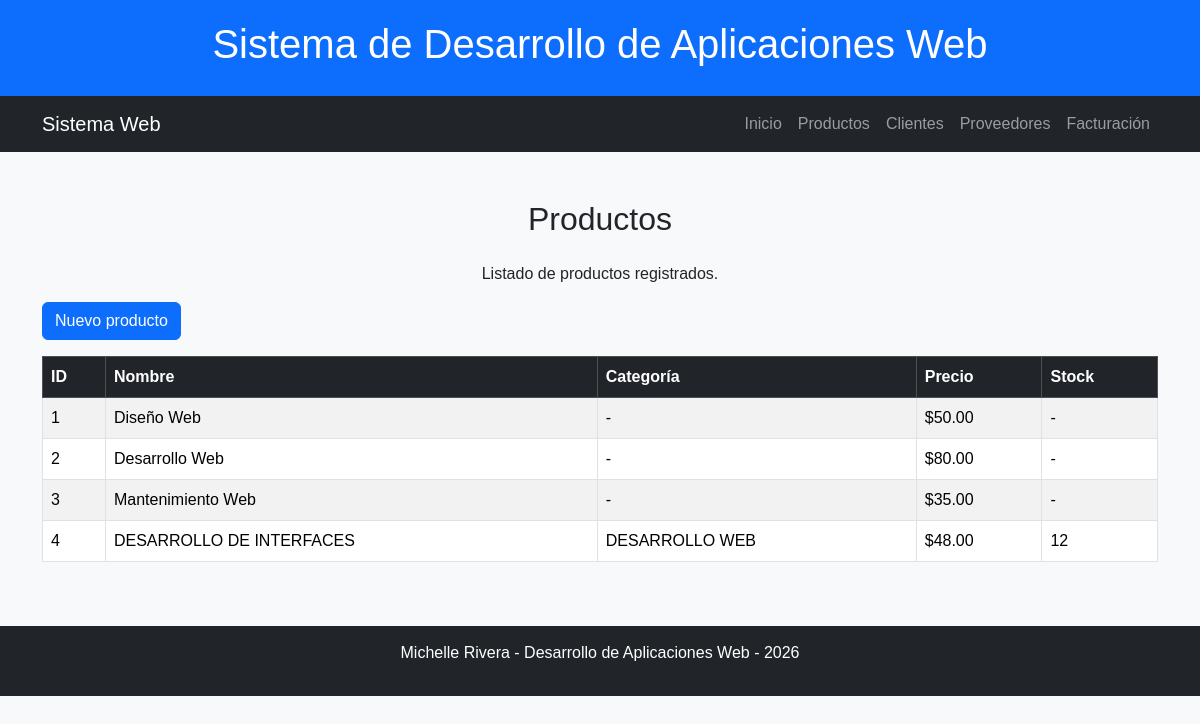
The page /productos on the database its author committed.
### tables this page shows
CREATE TABLE productos (
            id INTEGER PRIMARY KEY AUTOINCREMENT,
            nombre TEXT NOT NULL,
            categoria TEXT,
            precio REAL NOT NULL,
            stock INTEGER
        );

### app.py (the view)
@app.route("/productos")
def productos():
    conn = get_db_connection()
    productos = conn.execute("SELECT id, nombre, categoria, precio, stock FROM productos ORDER BY id").fetchall()
    conn.close()
    return render_template("productos.html", productos=productos, titulo="Productos")

### app.py (called while the page is built)
def get_db_connection():
    os.makedirs(DATA_DIR, exist_ok=True)
    conn = sqlite3.connect(DATABASE)
    conn.row_factory = sqlite3.Row
    return conn

### templates/productos.html (shortened to what this page needs)
{% extends "base.html" %}
{% block content %}
<div class="container my-5">
<h2 class="text-center mb-4">{{ titulo }}</h2>
<p class="text-center">Listado de productos registrados.</p>
<a href="{{ url_for('nuevo_producto') }}" class="btn btn-primary mb-3">Nuevo producto</a>
<div class="table-responsive">
<table class="table table-bordered table-striped">
<thead class="table-dark">
<tr>
<th>ID</th>
<th>Nombre</th>
<th>Categoría</th>
<th>Precio</th>
<th>Stock</th>
</tr>
</thead>
<tbody>
{% for producto in productos %}
<tr>
<td>{{ producto["id"] }}</td>
<td>{{ producto["nombre"] }}</td>
<td>{{ producto["categoria"] if producto["categoria"] else "-" }}</td>
<td>${{ "%.2f"|format(producto["precio"]) }}</td>
<td>{{ producto["stock"] if producto["stock"] is not none else "-" }}</td>
</tr>
{% else %}
<tr>
<td colspan="5" class="text-center">No existen productos registrados.</td>
</tr>
{% endfor %}
</tbody>
</table>
</div>
</div>
{% endblock %}

### templates/base.html (shortened to what this page needs)
<!DOCTYPE html>
<html lang="es">
<head>
<link href="https://cdn.jsdelivr.net/npm/bootstrap@5.3.3/dist/css/bootstrap.min.css" rel="stylesheet">
<link rel="stylesheet" href="{{ url_for('static', filename='css/style.css') }}">
</head>
<body>
<header>
<h1>Sistema de Desarrollo de Aplicaciones Web</h1>
</header>
{% include "components/navbar.html" %}
<main>
{% block content %}{% endblock %}
</main>
{% include "components/footer.html" %}
</body>
</html>

### templates/components/navbar.html (shortened to what this page needs)
<nav class="navbar navbar-expand-lg navbar-dark bg-dark">
<div class="container">
<a class="navbar-brand" href="{{ url_for('inicio') }}">Sistema Web</a>
<div class="collapse navbar-collapse" id="menu">
<ul class="navbar-nav ms-auto">
<li class="nav-item"><a class="nav-link" href="{{ url_for('inicio') }}">Inicio</a></li>
<li class="nav-item"><a class="nav-link" href="{{ url_for('productos') }}">Productos</a></li>
<li class="nav-item"><a class="nav-link" href="{{ url_for('clientes') }}">Clientes</a></li>
<li class="nav-item"><a class="nav-link" href="{{ url_for('proveedores') }}">Proveedores</a></li>
<li class="nav-item"><a class="nav-link" href="{{ url_for('facturacion') }}">Facturación</a></li>
</ul>
</div>
</div>
</nav>

### templates/components/footer.html
<footer>
<p>Michelle Rivera - Desarrollo de Aplicaciones Web - 2026</p>
</footer>

### static/css/style.css (style rules this page uses)
body { font-family: Arial, sans-serif; background-color: #f8f9fa; }
header { background: #0d6efd; color: white; padding: 20px; text-align: center; }
footer { background: #212529; color: white; text-align: center; padding: 15px; margin-top: 20px; }

### rows shown on the page
productos: id "1", nombre "Diseño Web", producto "-", precio "50.00"
productos: id "2", nombre "Desarrollo Web", producto "-", precio "80.00"
productos: id "3", nombre "Mantenimiento Web", producto "-", precio "35.00"
productos: id "4", nombre "DESARROLLO DE INTERFACES", categoria "DESARROLLO WEB", precio "48.00", stock "12"

### other values the page prints
{{ titulo }} "Productos"
